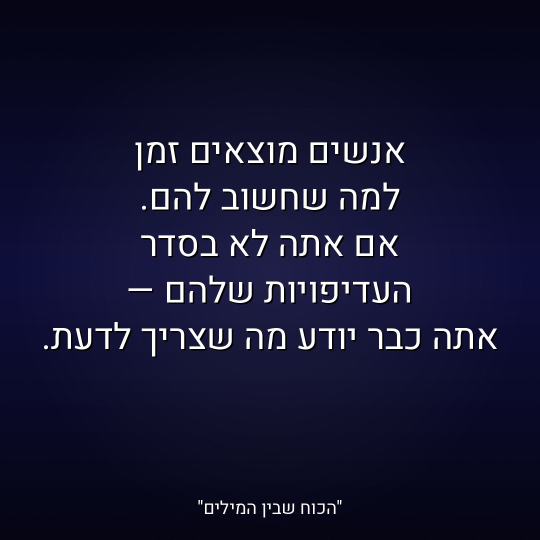
#> input picture quote_images/quote_01.jpg, 1080 x 1080 px (shown at 1/2 size)
$ python -i generate_quotes.py   (imports and definitions only)
#> lines starting #> are read from the running program, lines starting #| are printed output that depends on the picture
#!/usr/bin/env python3
import os
import math
import random
from PIL import Image, ImageDraw, ImageFont, ImageFilter

OUTPUT_DIR = "quote_images"
FONT_PATH = "/tmp/Heebo.ttf"
WATERMARK = '"הכוח שבין המילים"'

# 25 quotes — same style as reference images
QUOTES = [
    {
        "text": "אנשים מוצאים זמן\nלמה שחשוב להם.\nאם אתה לא בסדר\nהעדיפויות שלהם —\nאתה כבר יודע מה שצריך לדעת.",
        "bg": "night_sky",
    },
    {
        "text": "אהבה אמיתית\nלא גורמת לך להרגיש\nשאתה צריך כל הזמן\nלהוכיח שאתה מספיק.",
        "bg": "sunset",
    },
    {
        "text": "לבחור בעצמך\nזה לא אנוכיות.\nזה ההבדל בין לתת מתוך שפע\nלבין לתת עד ריקנות.",
        "bg": "forest",
    },
    {
        "text": "לא כל כאב\nבא להרוס אותך.\nחלקו בא\nרק לפתוח אותך.",
        "bg": "ocean",
    },
    {
        "text": "יש שתיקות\nשמדברות יותר מכל מילה.\nללמוד לקרוא אותן —\nזה אחד הדברים\nהחשובים ביותר בחיים.",
        "bg": "deep_blue",
    },
    {
        "text": "ברגע שהפסקת\nלחכות לאישור מאחרים,\nהתחלת לחיות\nבאמת.",
        "bg": "dawn",
    },
    {
        "text": "אמון לוקח שנים לבנות,\nשניות לשבור,\nולפעמים לנצח\nלהחזיר.",
        "bg": "storm",
    },
    {
        "text": "אתה לא\nמה שקרה לך.\nאתה מה שבחרת לעשות\nעם מה שקרה לך.",
        "bg": "mountain",
    },
    {
        "text": "לא כל מי\nשנמצא לידך — איתך.\nולא כל מי שהלך —\nעזב.",
        "bg": "desert",
    },
    {
        "text": "השינוי הכי קשה\nהוא לא לשנות הרגלים,\nאלא להפסיק להצטדק\nעל כך שאתה לא משתנה.",
        "bg": "fog",
    },
    # 15 new quotes
    {
        "text": "לא כל דלת\nשנסגרת בפניך\nהיא עונש.\nחלקן פשוט\nמגנות עליך.",
        "bg": "wine",
    },
    {
        "text": "אדם שמכבד את עצמו\nלא מסביר את עצמו\nלכל אחד.\nהוא פשוט ממשיך\nלהיות מי שהוא.",
        "bg": "teal",
    },
    {
        "text": "לא תמיד צריך\nלהגיב.\nלפעמים השתיקה\nהיא התשובה\nהכי חכמה.",
        "bg": "midnight",
    },
    {
        "text": "מי שאוהב אותך\nלא יגרום לך\nלתהות כל הזמן\nאם הוא אוהב אותך.",
        "bg": "ember",
    },
    {
        "text": "הגבולות שאתה שם\nלא מרחיקים אנשים.\nהם מסננים\nמי באמת רוצה\nלהיות בחייך.",
        "bg": "slate",
    },
    {
        "text": "אל תבנה את עצמך\nסביב מישהו\nשעדיין לא החליט\nאם הוא רוצה אותך.",
        "bg": "copper",
    },
    {
        "text": "לפעמים הדבר\nהכי אמיץ שאפשר לעשות\nהוא פשוט\nלהמשיך הלאה.",
        "bg": "aurora",
    },
    {
        "text": "אנשים מראים לך\nמי הם\nבמה שהם עושים,\nלא במה שהם אומרים.",
        "bg": "charcoal",
    },
    {
        "text": "הפחד מכישלון\nהרג יותר חלומות\nמאשר\nהכישלון עצמו.",
        "bg": "crimson",
    },
    {
        "text": "לא כל רגע\nצריך להיות מושלם\nכדי שיהיה\nשווה לזכור.",
        "bg": "sage",
    },
    {
        "text": "כשאתה מפסיק\nלחפש אישור מאחרים,\nאתה מגלה\nכמה זמן בזבזת\nעל הדעות שלהם.",
        "bg": "navy",
    },
    {
        "text": "מערכת יחסים טובה\nלא תגרום לך\nלהרגיש לבד\nכשאתה איתה.",
        "bg": "rose",
    },
    {
        "text": "הצלחה היא לא\nמה שיש לך.\nהיא מי שאתה\nכשאין לך כלום.",
        "bg": "gold",
    },
    {
        "text": "תפסיק לנסות\nלשנות אנשים.\nתשקיע את האנרגיה הזו\nבלהיות מי\nשאתה רוצה להיות.",
        "bg": "indigo",
    },
    {
        "text": "אתה לא חייב\nלסיים כל ויכוח.\nלפעמים\nלצאת בשקט\nזו הניצחון.",
        "bg": "pine",
    },
]


BACKGROUNDS_DIR = "backgrounds"


# [8 lines left out: function load_backgrounds, not called in this run]


def prepare_background(path, size=(1080, 1080)):
#> called with path = 'quote_images/quote_01.jpg', size = (1080, 1080)
    img = Image.open(path).convert("RGB")
#> img is the input picture: PIL image 1080x1080 RGB; mean R, G, B 21.4, 21.5, 48.4
    w, h = img.size
#> w = 1080; h = 1080
    side = min(w, h)
#> side = 1080
    left = (w - side) // 2
#> left = 0
    top = (h - side) // 2
#> top = 0
    img = img.crop((left, top, left + side, top + side))
    img = img.resize(size, Image.LANCZOS)
    # Very light overlay — just enough to unify the photo slightly
    overlay = Image.new("RGBA", size, (0, 0, 0, 60))
    img = Image.alpha_composite(img.convert("RGBA"), overlay).convert("RGB")
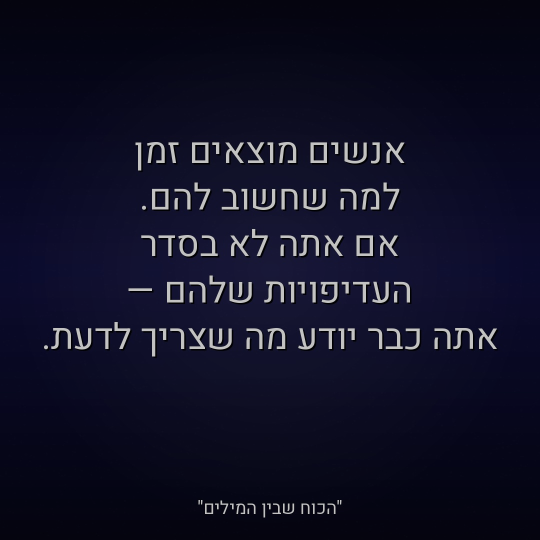
#> img: PIL image 1080x1080 RGB (shown at 1/2 size); mean R, G, B 16.4, 16.4, 37
    return img


# [89 lines left out: functions draw_text_with_shadow, draw_hebrew_text_centered, make_quote_image, main, not called in this run]


# [4 lines not run here, left out]

>>> result = prepare_background('quote_images/quote_01.jpg')

$ run again, on quote_images/quote_05.jpg
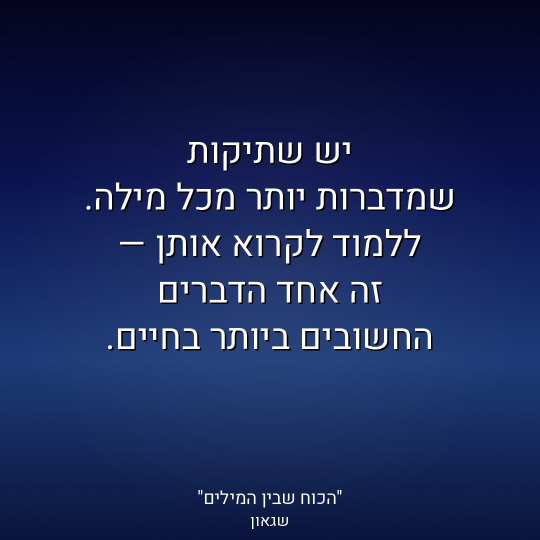
#> input picture quote_images/quote_05.jpg, 1080 x 1080 px (shown at 1/2 size)
#> in prepare_background, img is the input picture: PIL image 1080x1080 RGB; mean R, G, B 26.1, 40, 87.3
#> in prepare_background, `img = Image.alpha_composite(img.convert("RGBA"), overlay).convert("RGB")`:
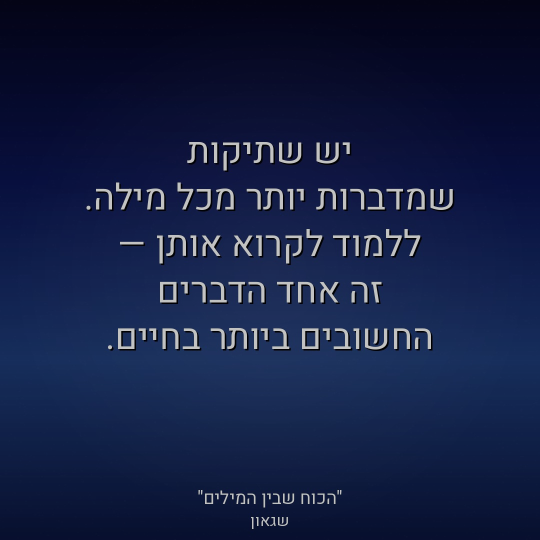
#> img: PIL image 1080x1080 RGB (shown at 1/2 size); mean R, G, B 20, 30.6, 66.7

$ run again, on quote_images/quote_06.jpg
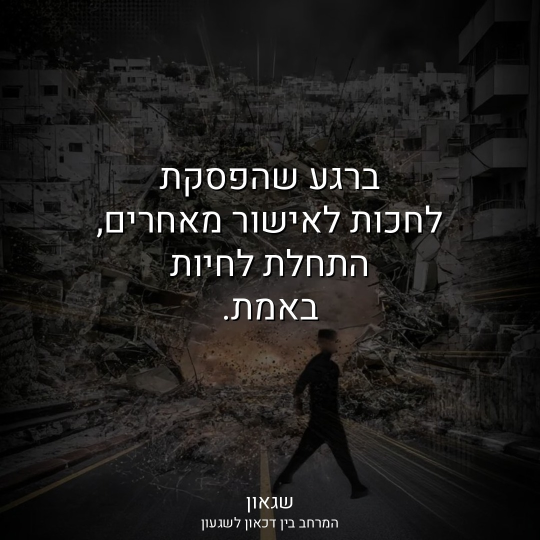
#> input picture quote_images/quote_06.jpg, 1080 x 1080 px (shown at 1/2 size)
#> in prepare_background, img is the input picture: PIL image 1080x1080 RGB; mean R, G, B 32.3, 30.8, 29.2
#> in prepare_background, `img = Image.alpha_composite(img.convert("RGBA"), overlay).convert("RGB")`:
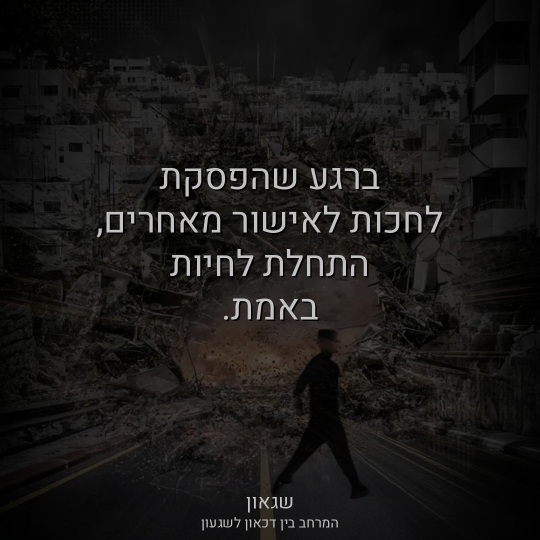
#> img: PIL image 1080x1080 RGB (shown at 1/2 size); mean R, G, B 24.7, 23.6, 22.3

$ run again, on quote_images/quote_07.jpg
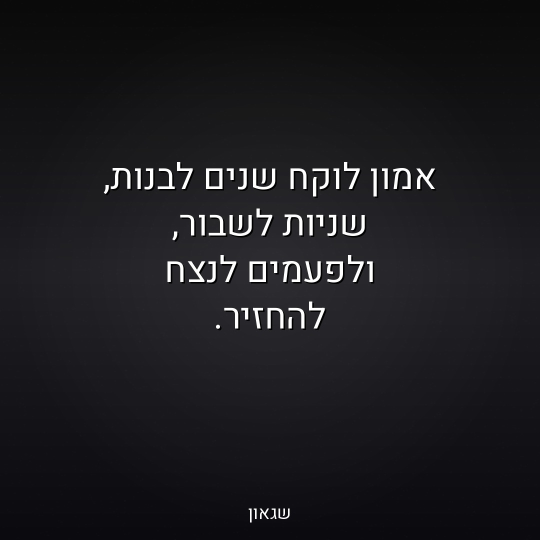
#> input picture quote_images/quote_07.jpg, 1080 x 1080 px (shown at 1/2 size)
#> in prepare_background, img is the input picture: PIL image 1080x1080 RGB; mean R, G, B 28, 27.4, 30.8
#> in prepare_background, `img = Image.alpha_composite(img.convert("RGBA"), overlay).convert("RGB")`:
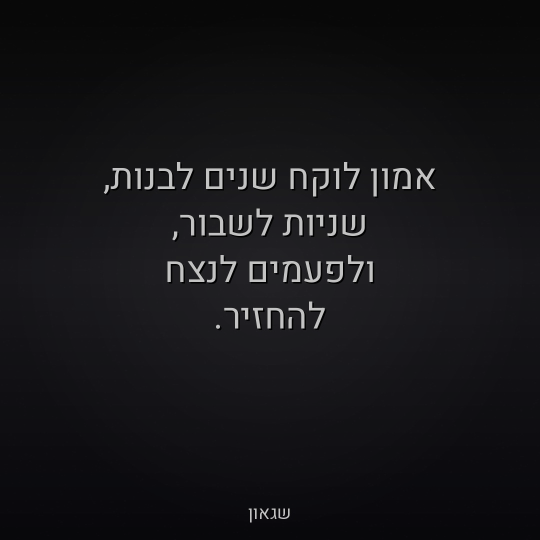
#> img: PIL image 1080x1080 RGB (shown at 1/2 size); mean R, G, B 21.4, 20.9, 23.6
